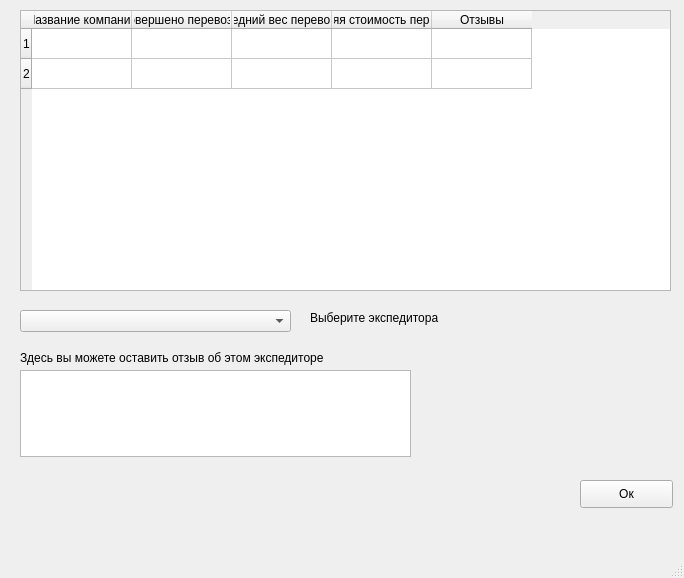
<?xml version="1.0" encoding="UTF-8"?>
<ui version="4.0">
 <class>MainWindow</class>
 <widget class="QMainWindow" name="MainWindow">
  <property name="geometry">
   <rect>
    <x>0</x>
    <y>0</y>
    <width>684</width>
    <height>578</height>
   </rect>
  </property>
  <property name="windowTitle">
   <string>Рейтинг экспедиторов</string>
  </property>
  <widget class="QWidget" name="centralwidget">
   <widget class="QComboBox" name="comboBox">
    <property name="geometry">
     <rect>
      <x>20</x>
      <y>310</y>
      <width>271</width>
      <height>22</height>
     </rect>
    </property>
   </widget>
   <widget class="QLabel" name="label">
    <property name="geometry">
     <rect>
      <x>310</x>
      <y>310</y>
      <width>161</width>
      <height>16</height>
     </rect>
    </property>
    <property name="text">
     <string>Выберите экспедитора</string>
    </property>
   </widget>
   <widget class="QTableWidget" name="tableWidget">
    <property name="geometry">
     <rect>
      <x>20</x>
      <y>10</y>
      <width>651</width>
      <height>281</height>
     </rect>
    </property>
    <property name="rowCount">
     <number>2</number>
    </property>
    <property name="columnCount">
     <number>5</number>
    </property>
    <row/>
    <row/>
    <column>
     <property name="text">
      <string>Название компании</string>
     </property>
    </column>
    <column>
     <property name="text">
      <string>Совершено перевозок</string>
     </property>
    </column>
    <column>
     <property name="text">
      <string>Средний вес перевозок</string>
     </property>
    </column>
    <column>
     <property name="text">
      <string>Средняя стоимость перевозки</string>
     </property>
    </column>
    <column>
     <property name="text">
      <string>Отзывы</string>
     </property>
    </column>
   </widget>
   <widget class="QLabel" name="label_2">
    <property name="geometry">
     <rect>
      <x>20</x>
      <y>350</y>
      <width>371</width>
      <height>16</height>
     </rect>
    </property>
    <property name="text">
     <string>Здесь вы можете оставить отзыв об этом экспедиторе</string>
    </property>
   </widget>
   <widget class="QTextEdit" name="textEdit">
    <property name="geometry">
     <rect>
      <x>20</x>
      <y>370</y>
      <width>391</width>
      <height>87</height>
     </rect>
    </property>
   </widget>
   <widget class="QPushButton" name="pushButton_2">
    <property name="geometry">
     <rect>
      <x>580</x>
      <y>480</y>
      <width>93</width>
      <height>28</height>
     </rect>
    </property>
    <property name="text">
     <string>Ок</string>
    </property>
   </widget>
  </widget>
  <widget class="QMenuBar" name="menubar">
   <property name="geometry">
    <rect>
     <x>0</x>
     <y>0</y>
     <width>684</width>
     <height>26</height>
    </rect>
   </property>
  </widget>
  <widget class="QStatusBar" name="statusbar"/>
 </widget>
 <resources/>
 <connections/>
</ui>
